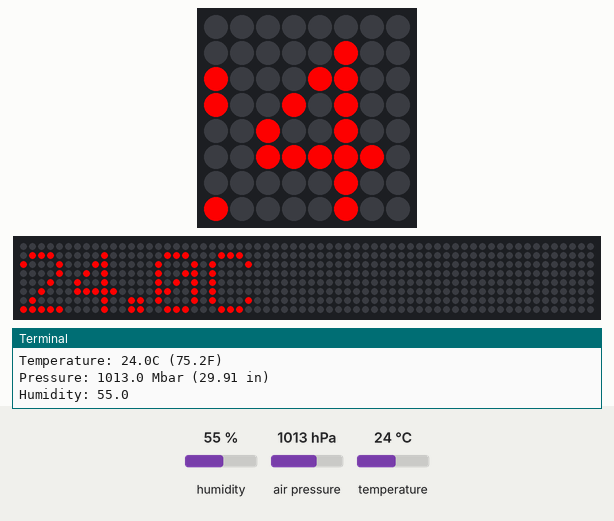
The program below on a simulated Raspberry Pi (BCM pin numbers) with a Sense HAT. On the bench: the Sense HAT's 8×8 RGB LED matrix, a strip that is not on the board, showing the scrolling text unrolled, the last lines printed to the terminal. Inputs (shaded band) come from the test bench; at power-on: temperature 24 °C, humidity 55 %, air pressure 1013 hPa. Random numbers come from a fixed seed; the 64×8 strip is a reading aid, not a part: it shows the text the matrix is scrolling, unrolled, one strip-width of it at a time.

Above: at 1.28 s.
1.3 s: temperature set to 12 °C
11.5 s: humidity set to 22 %
21.7 s: air pressure set to 952 hPa
At 30.49 s:
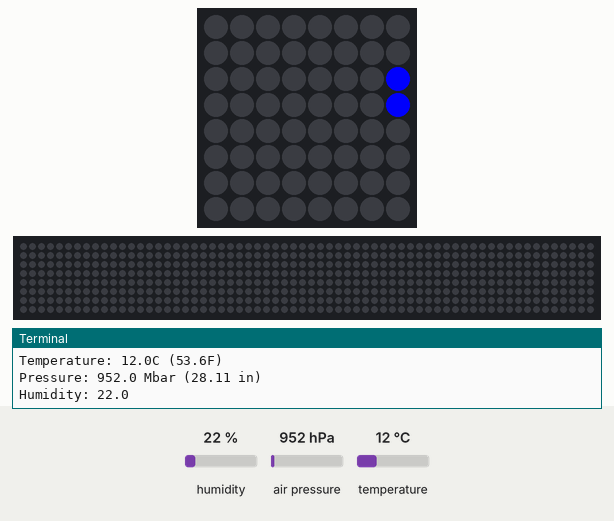
31.9 s: air pressure set to 975 hPa
At 44.28 s:
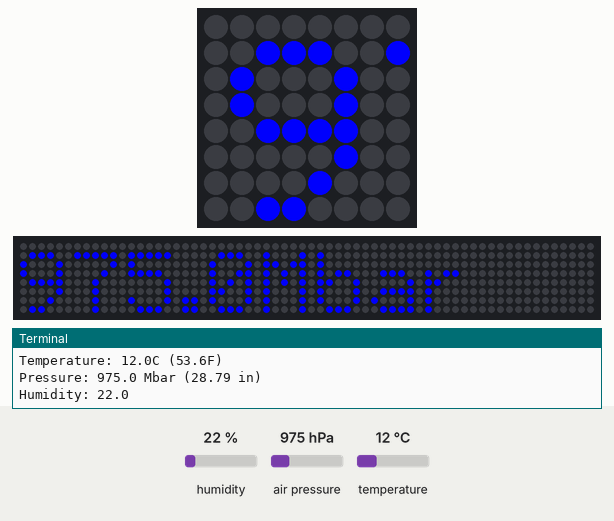
45.6 s: temperature set to 19 °C
At 56.67 s:
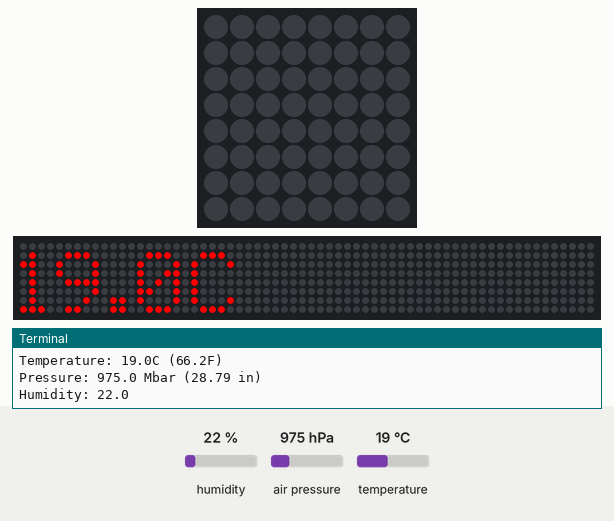

The program:

7.basic_sensors.py
```python
from sense_hat import SenseHat
from colors import Colors
import time

sense = SenseHat()

i = 0
c = Colors()
while i < 10:
    temp = sense.get_temperature()
    pressure = sense.get_pressure()
    humidity = sense.get_humidity()

    print(f"Temperature: {round(temp, 1)}C ({round(temp * (9 / 5) + 32, 1)}F)")
    print(f"Pressure: {round(pressure, 2)} Mbar ({round(pressure * 0.02953, 2)} in)")
    print("Humidity: %s" % round(humidity, 2))

    sense.show_message(f"{round(temp, 1)}C", text_colour=c.get_rgb("red"))
    sense.show_message(f"{round(pressure, 2)}Mbar", text_colour=c.get_rgb("blue"))
    sense.show_message(f"{round(humidity, 2)}H", text_colour=c.get_rgb("yellow"))
    i += 1
    time.sleep(0.5)
```

colors.py
```python
import random

class Colors:
    # A dictionary to store some common colors with their RGB values
    colors = {
        'red': (255, 0, 0),
        'green': (0, 255, 0),
        'blue': (0, 0, 255),
        'black': (0, 0, 0),
        'white': (255, 255, 255),
        'yellow': (255, 255, 0),
        'purple': (128, 0, 128),
        'orange': (255, 165, 0),
        'pink': (255, 192, 203),
        'gray': (128, 128, 128)
    }

    def __init__(self):
        pass

    def get_rgb(self, color_name):
        """Returns the RGB value of the given color name."""
        color_name = color_name.lower()
        if color_name in self.colors:
            return self.colors[color_name]
        else:
            raise ValueError(f"Color '{color_name}' not found. Please use a valid color name.")


    def random_rgb(self):
        return random.choice(list(self.colors.values()))
```
